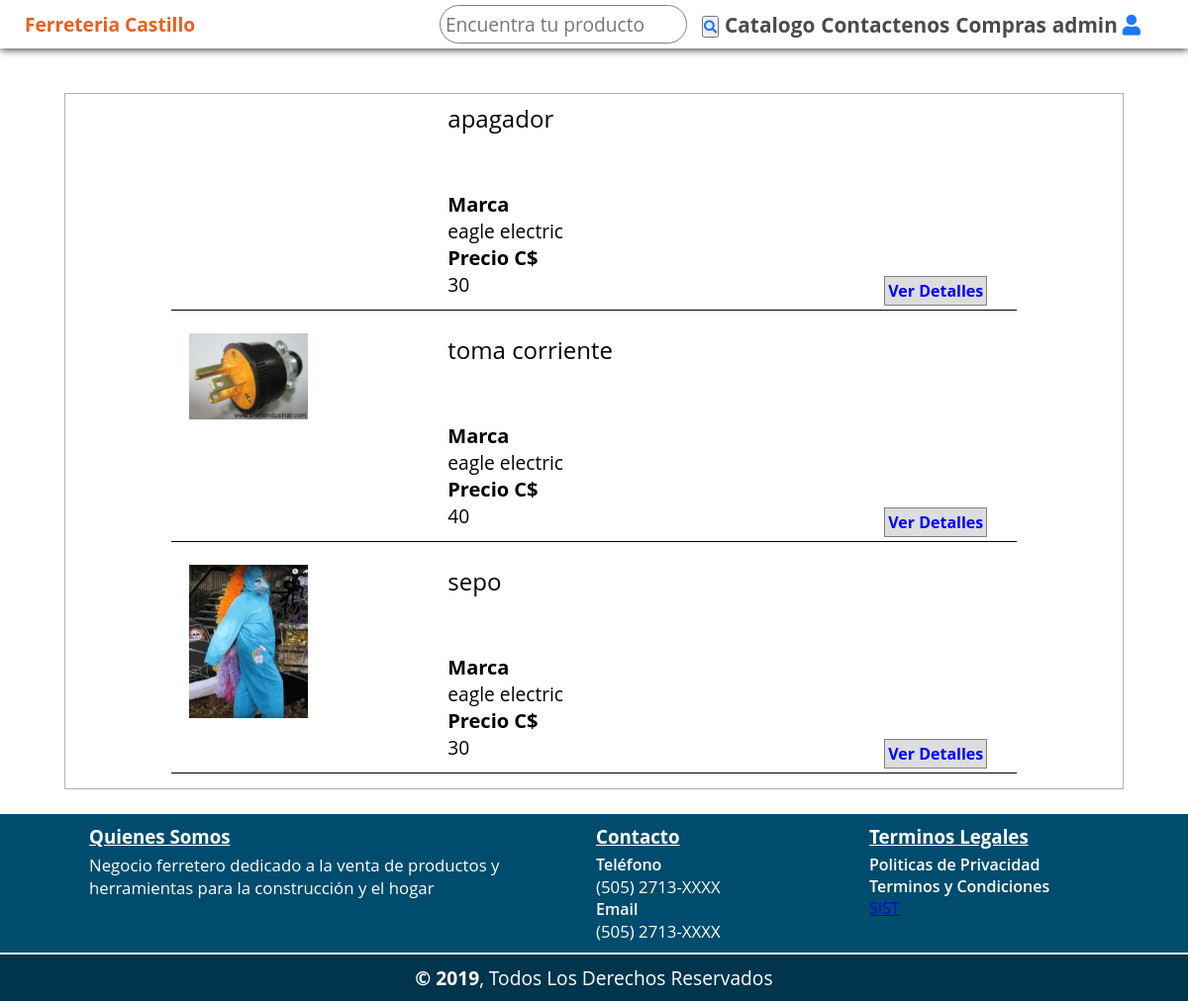
Screenshot of /?c=productos&buscar=material_electrico (signed in) with the database file from the repository.
### tables this page shows
CREATE TABLE `producto`  (
  `idProducto` int(255) NOT NULL AUTO_INCREMENT,
  `nombre` varchar(30) NULL DEFAULT NULL,
  `marca` int(30) NULL DEFAULT NULL,
  `precio` double(255, 0) NULL DEFAULT NULL,
  `nombre_imagen` varchar(255) NULL DEFAULT NULL,
  `ruta_imagen` varchar(255) NULL DEFAULT NULL,
  `categoria` int(255) NULL DEFAULT NULL,
  PRIMARY KEY (`idProducto`) USING BTREE,
  INDEX `idProducto`(`idProducto`) USING BTREE,
  INDEX `fk01_producto`(`marca`) USING BTREE,
  INDEX `fk02_producto`(`categoria`) USING BTREE,
  CONSTRAINT `fk01_producto` FOREIGN KEY (`marca`) REFERENCES `marca` (`idmarca`) ON DELETE RESTRICT ON UPDATE RESTRICT,
  CONSTRAINT `fk02_producto` FOREIGN KEY (`categoria`) REFERENCES `categoria` (`idcategoria`) ON DELETE RESTRICT ON UPDATE RESTRICT
);

CREATE TABLE `marca`  (
  `idmarca` int(255) NOT NULL AUTO_INCREMENT,
  `nombre` varchar(30) NULL DEFAULT NULL,
  INDEX `idmarca`(`idmarca`) USING BTREE
);

### controllers/productos.controler.php (called while the page is built, shortened)
<?php
    class ProductosController{
        public function Index(){
            require_once 'views/cliente/layouts/dhead.php';
            require_once 'views/cliente/layouts/header.php';
            require_once 'views/cliente/producto/listaproductos.php';
            require_once 'views/cliente/layouts/footer.php';
        }
    }
?>

### config/conexion.php (called while the page is built)
<?php
	class Conexion{
		public static function startup(){
			$pdo = new PDO('mysql:host=localhost;dbname=ferreteria_castillo;charset=utf8', 'root', 'Myroot');
			$pdo->setAttribute(PDO::ATTR_ERRMODE, PDO::ERRMODE_EXCEPTION);
			return $pdo;
		}
	}
?>

### models/producto.php (called while the page is built, shortened)
<?php
	require_once dirname(__FILE__,2)."./Config/conexion.php";
	class Producto{
		private $pdo;
		public function __CONSTRUCT()
	    {
            try
            {
                $this->pdo = Conexion::StartUp();
            }
            catch(Exception $e)
            {
                die($e->getMessage());
            }
	    }
		public function Buscar($buscador)
		{
			try
			{
                $sql= "CALL buscador( ? )";
                $stm = $this->pdo->prepare($sql);
                $stm->bindParam(1,$buscador,PDO::PARAM_STR);
				$stm->execute();
				return $stm->fetchAll(PDO::FETCH_OBJ);
			} catch (Exception $e)
			{
				die($e->getMessage());
			}
		}
	}
?>

### views/cliente/producto/listaproductos.php (the view, shortened to what this page needs)
<?php
    require_once './models/producto.php';
    $categoria=$_REQUEST['buscar'];
    $producto = new Producto();
    $productos = $producto->Buscar($categoria);
?>
    <div class="container_productos">
    <div class="lista">
        <?php
            if(!$productos){
             echo '<span>No se encontraron datos<span>';
            }else{
            foreach($productos as $colum):
        ?>
        <div class="item_lista">
            <div class="columna1">
                <div class="imagen">
                    <a href="?c=productos&a=Index2&verprod=<?php echo $colum->idproducto;?>">
                        <img src="<?php echo $colum->ruta_imagen; ?>" alt="">
                    </a>
                </div>
            </div>
            <div class="columna2">
                <div class="nombre">
                    <a href="?c=productos&a=Index2&verprod=<?php echo $colum->idproducto;?>"><span><?php echo $colum->nombre; ?></span></a>
                </div>
                <div class="descripcion">
                    <span>Marca</span><p><?php echo $colum->marca; ?></p>
                    <span>Precio C$</span><p> <?php echo $colum->precio; ?></p>
                </div>
                <div class="ver">
                    <a href="?c=productos&a=Index2&verprod=<?php echo $colum->idproducto;?>" class="boton">
                        Ver Detalles
                    </a>
                </div>
            </div>
        </div>
        <?php
            endforeach;
        }
        ?>
    </div>
</div>

### assets/css/estiloheaders.css (style rules this page uses)
* { -webkit-box-sizing: border-box; -moz-box-sizing: border-box; box-sizing: border-box; font-family: 'open sans'; margin: 0; padding: 0; }
html { box-sizing: border-box; }
*, *:before, *:after { box-sizing: inherit; }

### assets/css/home.css (style rules this page uses)
html { box-sizing: border-box; }
*, *:before, *:after { box-sizing: inherit; }
* { box-sizing: border-box; }
.boton { margin-top: 5px; text-decoration: none; border: 1px solid gray; background-color: rgb(221, 221, 221); color: blue; font-weight: 700; padding: 3px; }

### assets/css/listaproductos.css (style rules this page uses)
* { -webkit-box-sizing: border-box; -moz-box-sizing: border-box; box-sizing: border-box; font-family: 'open sans'; margin: 0; padding: 0; }
html { box-sizing: border-box; }
*, *:before, *:after { box-sizing: inherit; }
.container_productos { width: 95%; margin: auto; padding: 5px; min-height: 70vh; }
.lista { border: 1px solid #b1b1b1; }
.lista .item_lista { display: flex; width: 90%; height: auto; margin: auto auto 15px auto; border-bottom: 1px solid black; padding: 8px; }
.item_lista .columna1 { width: 48%; margin: 0 10px; }
.item_lista .columna2 { width: 48%; }
.item_lista .columna1 .imagen { width: 100%; max-height: 200px; }
.item_lista .columna1 .imagen img { width: 10vw; object-fit: cover; vertical-align: top; height: inherit; }
.columna2 { flex-direction: row; flex: wrap; }
.item_lista .columna2 .nombre { width: 100%; height: 110px; margin-bottom: 10px; font-size: 1.2em; }
.item_lista .columna2 .nombre a { text-decoration: none; font-size: 18pt; color: black; }
.item_lista .columna2 .descripcion { display: flex; width: calc(); height: 80px; margin-bottom: 10px; font-size: 1.2em; flex-direction: column; justify-content: space-between; }
.item_lista .columna2 .descripcion span { font-size: 20px; font-weight: bold; }
.item_lista .columna2 .ver { text-align: right; }
@media only screen and (min-width:800px) { .container_productos { width: 90%; min-height: 60vh; } }
@media only screen and (min-width:800px) { .lista .item_lista { width: 80%; } }
@media only screen and (min-width:800px) { .item_lista .columna1 { width: 30%; } }
@media only screen and (min-width:800px) { .item_lista .columna2 { width: 65%; } }
@media only screen and (min-width:800px) { .item_lista .columna2 .nombre { height: 80px; } }

### rows the page displays
producto: nombre "apagador", marca.nombre "eagle electric", precio "30"
producto: ruta_imagen (picture), nombre "toma corriente", marca.nombre "eagle electric", precio "40"
producto: ruta_imagen (picture), nombre "sepo", marca.nombre "eagle electric", precio "30"

### other values shown
$usuario "admin"
